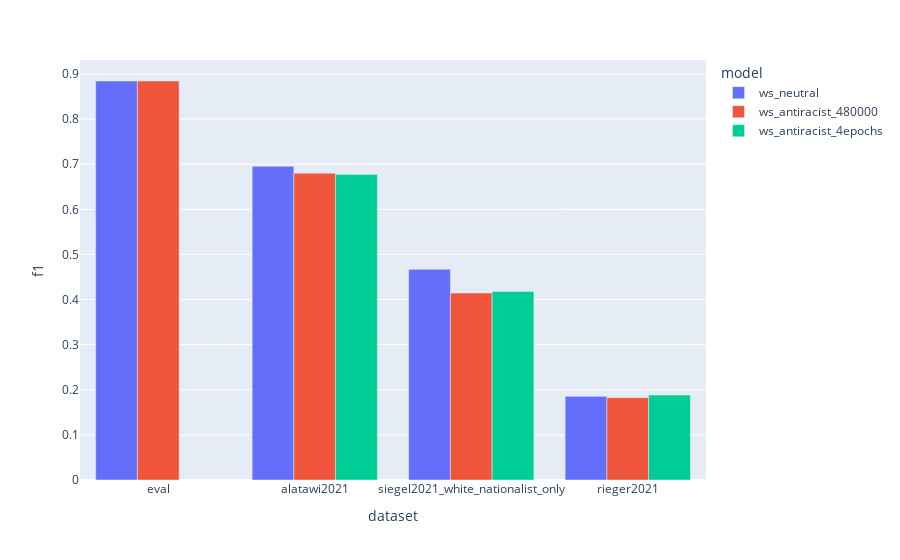
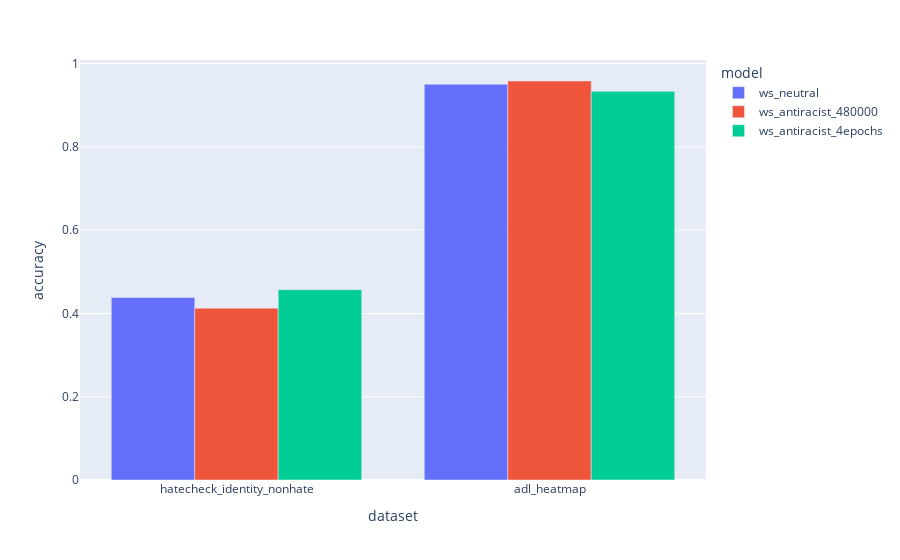

Notebook code cell kept with these figures, in order:
### Code cell
# Plot F1 for datasets that contain white supremacist and not
import plotly.express as px

for metric in results.selected_metric.unique():
    selected = results[results.selected_metric == metric]
    px.bar(selected, x='dataset', y=metric, color='model', barmode='group').show()

### Figure 1 — Plotly figure (JSON) as saved in the notebook; plotly's stock layout.template omitted (floating-point values rounded to 4 significant figures)
{"data": [{"alignmentgroup": "True", "hovertemplate": "model=ws_neutral<br>dataset=%{x}<br>f1=%{y}<extra></extra>", "legendgroup": "ws_neutral", "marker": {"color": "#636efa", "pattern": {"shape": ""}}, "name": "ws_neutral", "offsetgroup": "ws_neutral", "orientation": "v", "showlegend": true, "textposition": "auto", "type": "bar", "x": ["eval", "alatawi2021", "siegel2021_white_nationalist_only", "rieger2021"], "xaxis": "x", "y": [0.8843, 0.6954, 0.4669, 0.1854], "yaxis": "y"}, {"alignmentgroup": "True", "hovertemplate": "model=ws_antiracist_480000<br>dataset=%{x}<br>f1=%{y}<extra></extra>", "legendgroup": "ws_antiracist_480000", "marker": {"color": "#EF553B", "pattern": {"shape": ""}}, "name": "ws_antiracist_480000", "offsetgroup": "ws_antiracist_480000", "orientation": "v", "showlegend": true, "textposition": "auto", "type": "bar", "x": ["eval", "alatawi2021", "siegel2021_white_nationalist_only", "rieger2021"], "xaxis": "x", "y": [0.8844, 0.6801, 0.4144, 0.1826], "yaxis": "y"}, {"alignmentgroup": "True", "hovertemplate": "model=ws_antiracist_4epochs<br>dataset=%{x}<br>f1=%{y}<extra></extra>", "legendgroup": "ws_antiracist_4epochs", "marker": {"color": "#00cc96", "pattern": {"shape": ""}}, "name": "ws_antiracist_4epochs", "offsetgroup": "ws_antiracist_4epochs", "orientation": "v", "showlegend": true, "textposition": "auto", "type": "bar", "x": ["alatawi2021", "siegel2021_white_nationalist_only", "rieger2021"], "xaxis": "x", "y": [0.6774, 0.418, 0.1882], "yaxis": "y"}], "layout": {"autosize": true, "barmode": "group", "legend": {"title": {"text": "model"}, "tracegroupgap": 0}, "margin": {"t": 60}, "xaxis": {"anchor": "y", "autorange": true, "domain": [0, 1], "range": [-0.5, 3.5], "title": {"text": "dataset"}, "type": "category"}, "yaxis": {"anchor": "x", "autorange": true, "domain": [0, 1], "range": [0, 0.9309], "title": {"text": "f1"}, "type": "linear"}}}

### Figure 2 — Plotly figure (JSON) as saved in the notebook; plotly's stock layout.template omitted (floating-point values rounded to 4 significant figures)
{"data": [{"alignmentgroup": "True", "hovertemplate": "model=ws_neutral<br>dataset=%{x}<br>accuracy=%{y}<extra></extra>", "legendgroup": "ws_neutral", "marker": {"color": "#636efa", "pattern": {"shape": ""}}, "name": "ws_neutral", "offsetgroup": "ws_neutral", "orientation": "v", "showlegend": true, "textposition": "auto", "type": "bar", "x": ["hatecheck_identity_nonhate", "adl_heatmap"], "xaxis": "x", "y": [0.4381, 0.9503], "yaxis": "y"}, {"alignmentgroup": "True", "hovertemplate": "model=ws_antiracist_480000<br>dataset=%{x}<br>accuracy=%{y}<extra></extra>", "legendgroup": "ws_antiracist_480000", "marker": {"color": "#EF553B", "pattern": {"shape": ""}}, "name": "ws_antiracist_480000", "offsetgroup": "ws_antiracist_480000", "orientation": "v", "showlegend": true, "textposition": "auto", "type": "bar", "x": ["adl_heatmap", "hatecheck_identity_nonhate"], "xaxis": "x", "y": [0.9583, 0.4127], "yaxis": "y"}, {"alignmentgroup": "True", "hovertemplate": "model=ws_antiracist_4epochs<br>dataset=%{x}<br>accuracy=%{y}<extra></extra>", "legendgroup": "ws_antiracist_4epochs", "marker": {"color": "#00cc96", "pattern": {"shape": ""}}, "name": "ws_antiracist_4epochs", "offsetgroup": "ws_antiracist_4epochs", "orientation": "v", "showlegend": true, "textposition": "auto", "type": "bar", "x": ["adl_heatmap", "hatecheck_identity_nonhate"], "xaxis": "x", "y": [0.9334, 0.4571], "yaxis": "y"}], "layout": {"autosize": true, "barmode": "group", "legend": {"title": {"text": "model"}, "tracegroupgap": 0}, "margin": {"t": 60}, "xaxis": {"anchor": "y", "autorange": true, "domain": [0, 1], "range": [-0.5, 1.5], "title": {"text": "dataset"}, "type": "category"}, "yaxis": {"anchor": "x", "autorange": true, "domain": [0, 1], "range": [0, 1.009], "title": {"text": "accuracy"}, "type": "linear"}}}
